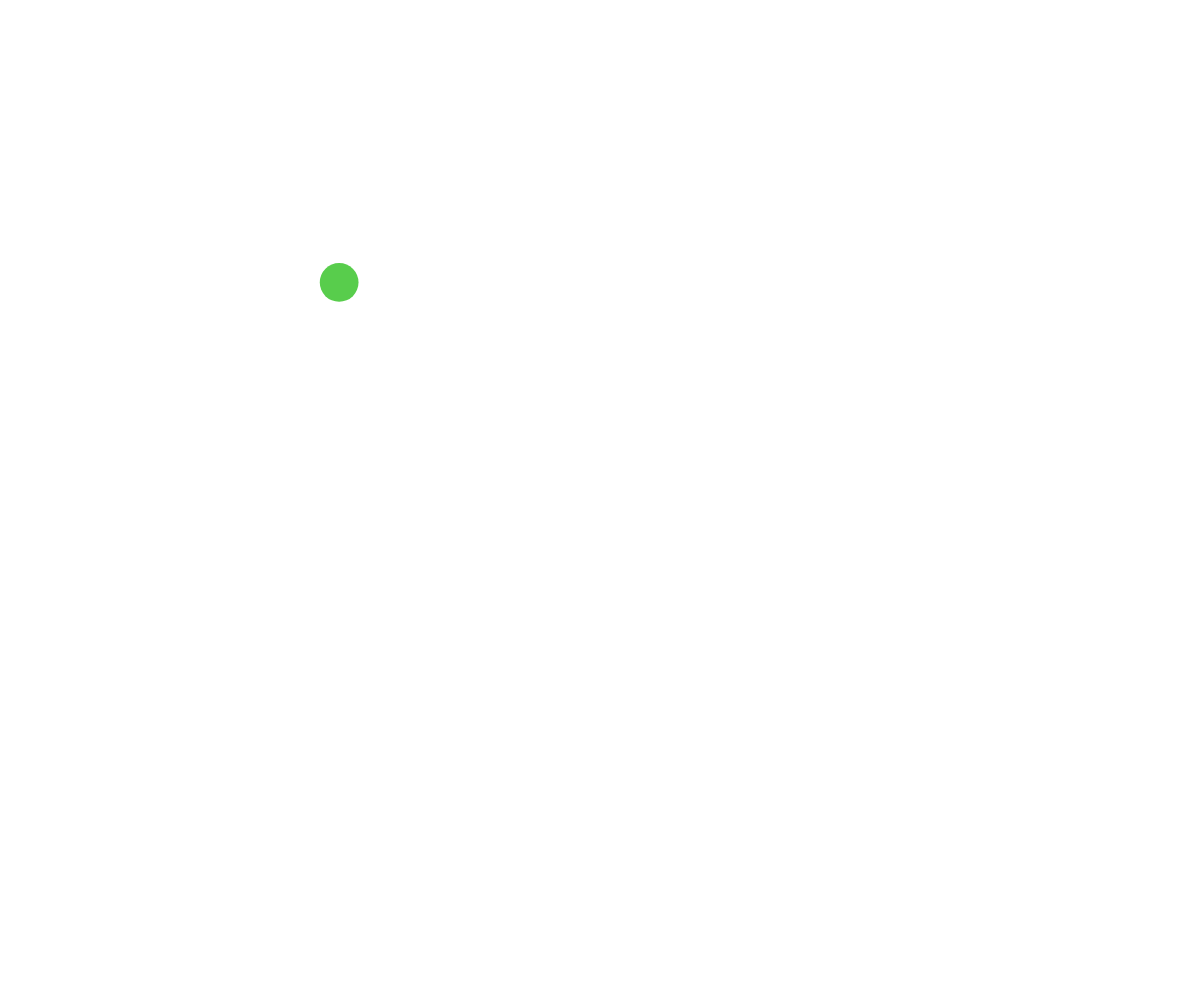
Frame 1 (no input)
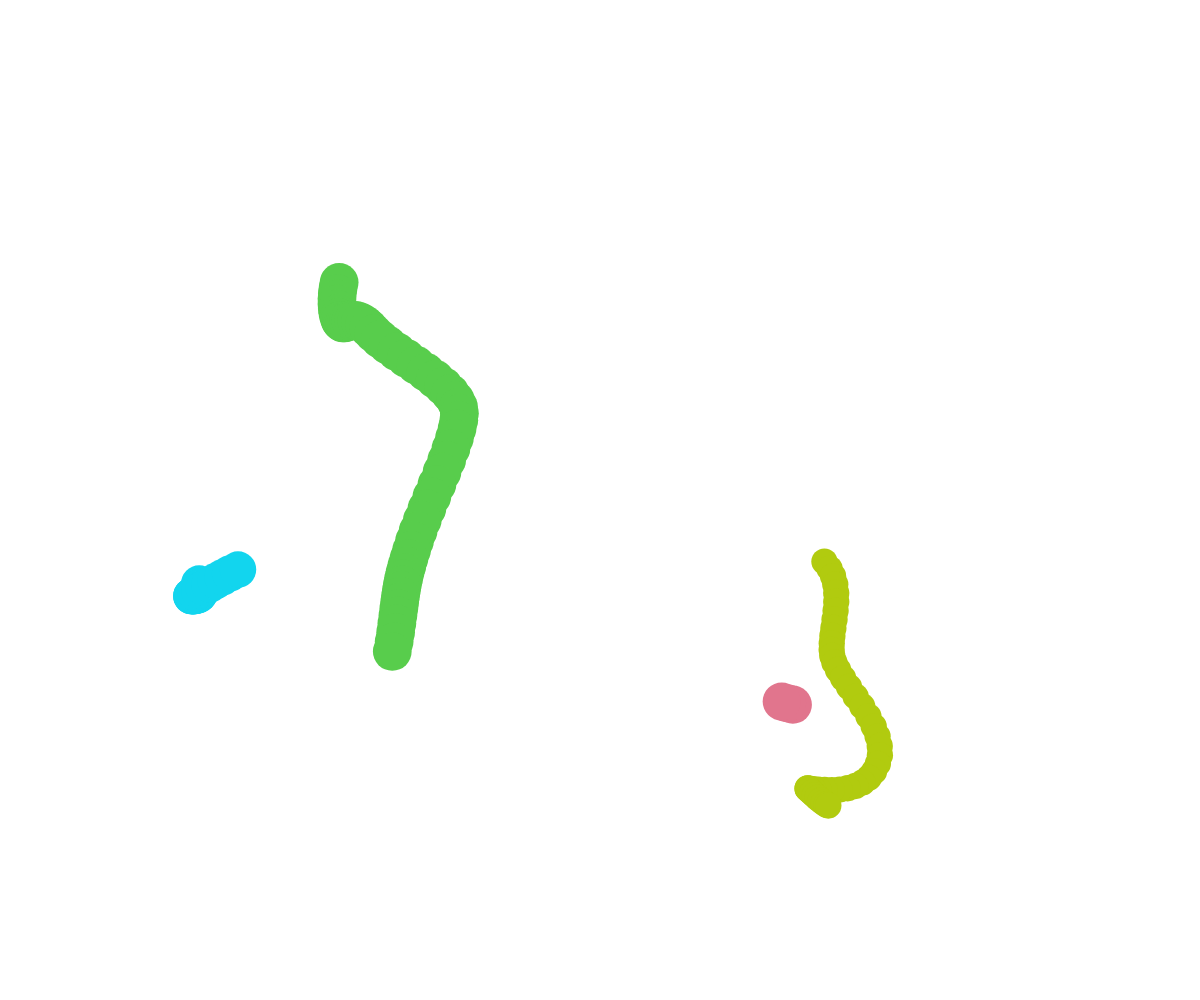
Frame 60 (no input)
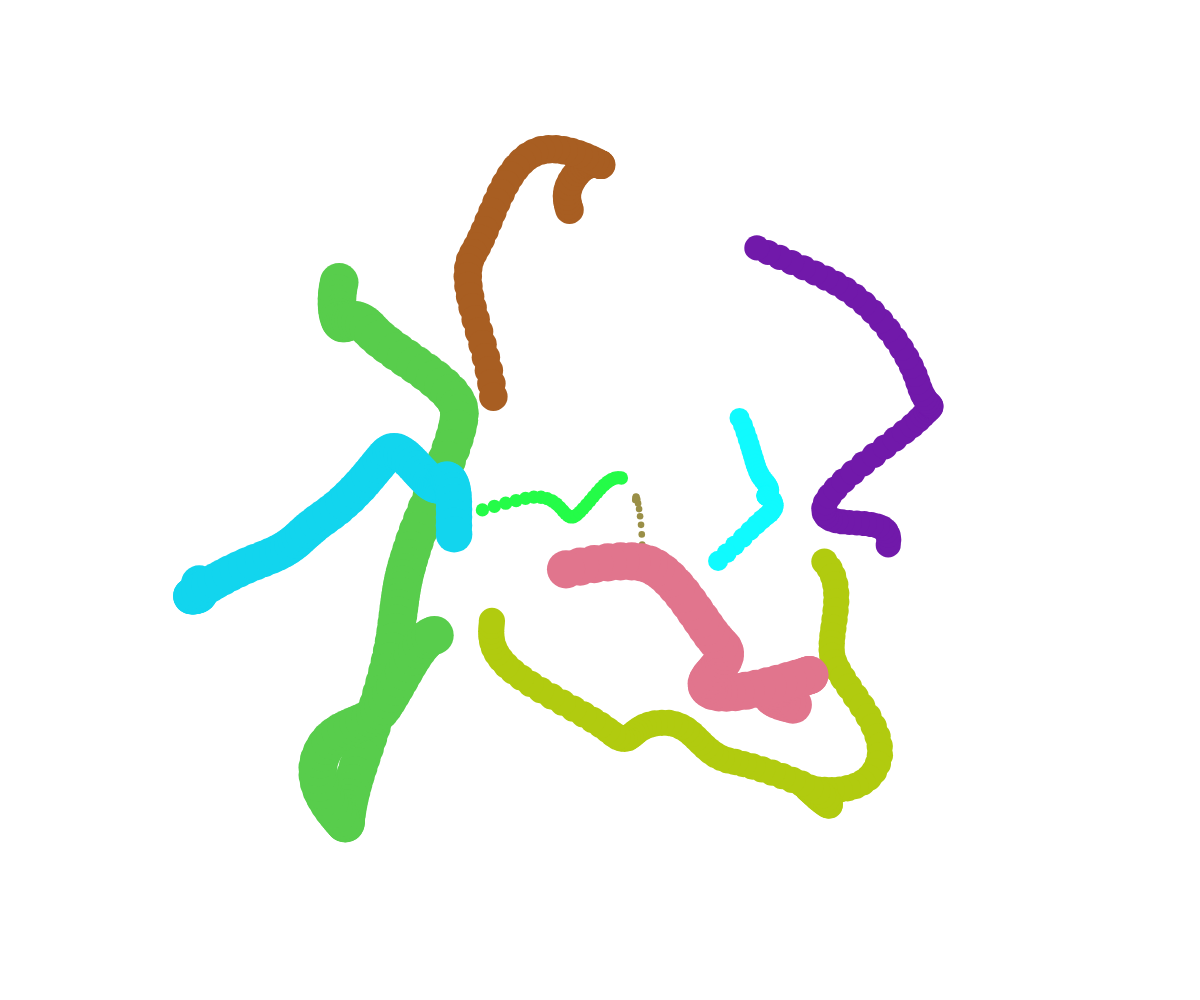
Frame 120 (the mouse pressed at the canvas centre since frame 60)

The p5.js sketch that drew these frames (run headless with seeded random() and noise() and a simulated clock; from frame 60 on, the mouse is pressed at the canvas centre):

// p5.js sketch
// ── sketch.js
// Project Title
// Your Name
// Date
//
// Extra for Experts:
// - describe what you did to take this project "above and beyond"

let bubbles = [];

function setup() {
  createCanvas(windowWidth, windowHeight);
  ellipseMode(CENTER);
  noStroke();
  spawnBubble();
  window.setInterval(spawnBubble, 500);
}
function mousePressed() {
  spawnBubble();
}

function draw() {
  // background(255);

  for (let bubble of bubbles) {
    bubble.x = noise(bubble.time) * width;
    bubble.y = noise(bubble.time + 300) * height;

    fill(bubble.color);
    circle(bubble.x, bubble.y, bubble.size);

    bubble.time += 0.01;
  }
}

function spawnBubble() {
  let bubble = {
    x: random(width),
    y: random(height),
    size: random(5, 50),
    color: color(random(255), random(255), random(255)),
    time: random(999),
  };
  bubbles.push(bubble);
}
